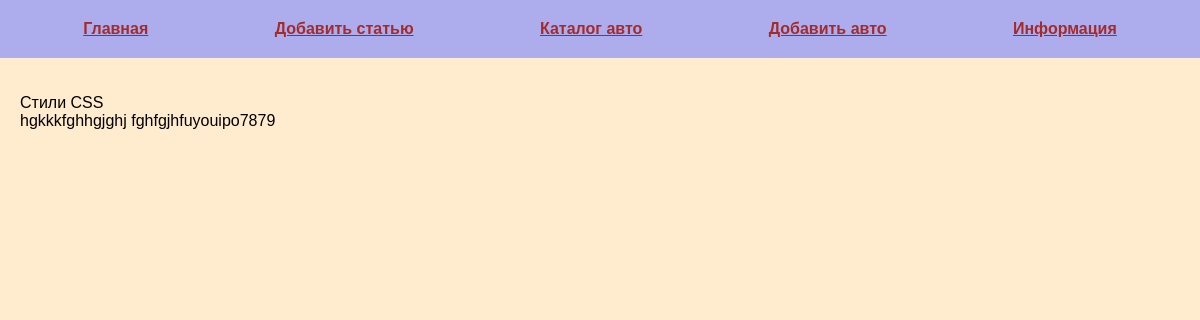
The page /post/css_styles  on the database its author committed.
### tables this page shows
CREATE TABLE mainmenu(
id INTEGER PRIMARY KEY AUTOINCREMENT,
title TEXT NOT NULL,
url TEXT NOT NULL
);

CREATE TABLE posts(
id INTEGER PRIMARY KEY AUTOINCREMENT,
title TEXT NOT NULL,
text TEXT NOT NULL,
url TEXT NOT NULL,
time INTEGER NOT NULL
);

### run_sait.py (the view)
@app.route("/post/<alias>")
def show_post(alias):
    db = get_db()
    dbase = FDataBase(db)
    title, post = dbase.get_post(alias)
    if not title:
        abort(404)
    return render_template('post.html', menu=dbase.get_menu(), title=title, post=post)

### FDataBase.py (called while the page is built)
    def get_menu(self):
        sql = "SELECT * FROM mainmenu"
        try:
            self.__cur.execute(sql)
            res = self.__cur.fetchall()
            if res:
                return res
        except IOError:
            print("Ошибка чтения из БД")
        return []

    def get_post(self, alias):
        try:
            self.__cur.execute(f"SELECT title, text FROM posts WHERE url='{alias}' LIMIT 1")
            res = self.__cur.fetchone()
            if res:
                return res
        except sqlite3.Error as e:
            print("Ошибка получения статьи из БД" + str(e))
        return False, False

### run_sait.py (called while the page is built)
def connect_db():
    con = sqlite3.connect(app.config['DATABASE'])
    con.row_factory = sqlite3.Row
    return con

def get_db():                       # возвращает активное соединение с БД
    if not hasattr(g, 'link_db'):   # link_db - переменная из g,стандартная запись- проверка на наличие аттрибутов
        g.link_db = connect_db()
    return g.link_db

### templates/post.html (shortened to what this page needs)
{% extends 'base.html' %}
{% block content %}
{{ super() }}
{{post}}
{% endblock %}

### templates/base.html (shortened to what this page needs)
<!DOCTYPE html>
<html lang="en">
<head>
    <link rel="stylesheet"  href="{{ url_for('static', filename='css/style.css')}}">
</head>
<body>
{% block content %}
    <ul class="menu">
        {% for m in menu %}
        <li>
            <a href="{{ m.url }}">{{ m.title }}</a>
        </li>
        {% endfor %}
    </ul>
<div class="container">
    <div class="content">
        {{ title }}
    </div>
{% endblock %}
</div>
</body>
</html>

### static/css/style.css (style rules this page uses)
body { background: blanchedalmond; margin: 0; padding: 0; font-family: Verdana, Geneva, Tahoma, sans-serif; }
.menu { display: flex; justify-content: space-around; list-style: none; background: rgb(173, 173, 237); padding: 20px; margin-top: 0 }
.container { max-width: 1200px; margin: 0 auto; padding: 20px; box-sizing: border-box; }
.menu a { font-weight: bold; color: brown; }
ul { list-style: none; padding: 0; }

### rows shown on the page
mainmenu: title "Главная"
mainmenu: title "Добавить статью"
mainmenu: title "Каталог авто"
mainmenu: title "Добавить авто"
mainmenu: title "Информация"
posts: title "Стили CSS", text "hgkkkfghhgjghj fghfgjhfuyouipo7879"
